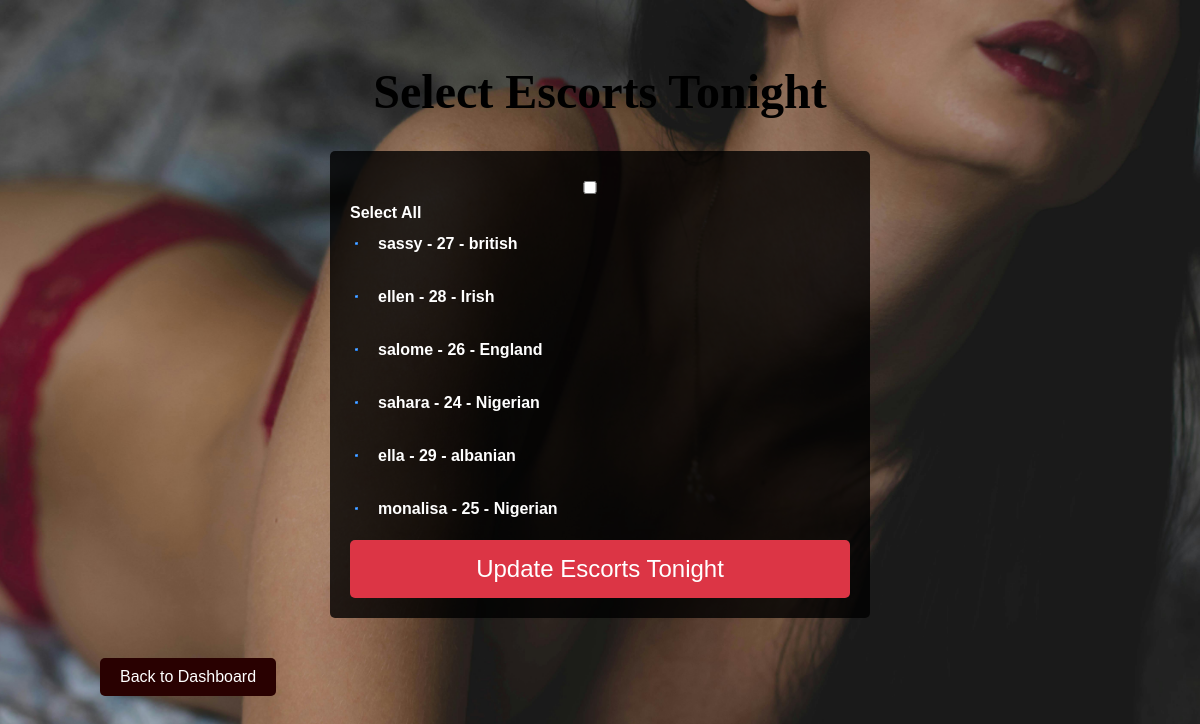
Screenshot of /select_escorts_tonight (signed in) with the database file from the repository.
### app/models.py (models this page shows, shortened)
class Profile(db.Model):
    id = db.Column(db.Integer, primary_key=True)
    name = db.Column(db.String(100), nullable=False)
    age = db.Column(db.Integer, nullable=False)
    nationality = db.Column(db.String(50), nullable=False)
    height = db.Column(db.String(10), nullable=False)
    stats = db.Column(db.String(10), nullable=False)
    dress_size = db.Column(db.String(10), nullable=False)
    hair_color = db.Column(db.String(20), nullable=False)
    eye_color = db.Column(db.String(20), nullable=False)
    service_level = db.Column(db.String(20), nullable=False)
    languages = db.Column(db.String(100), nullable=False)
    bisexual = db.Column(db.Boolean, default=False)
    incall_location = db.Column(db.String(100), nullable=True)
    outcall_location = db.Column(db.String(100), nullable=True)
    description = db.Column(db.Text, nullable=False)
    profile_picture = db.Column(db.String(20), nullable=False, default='default.jpg')
    owner_id = db.Column(db.Integer, db.ForeignKey('user.id'), nullable=False)
    owner = db.relationship('User', backref=db.backref('profiles', lazy=True))
    tonight = db.Column(db.Boolean, default=False)  # Indicates if profile is featured in "Escorts Tonight"

### app/routes.py (the view, shortened to what this page needs)
@app.route('/select_escorts_tonight', methods=['GET', 'POST'])
@login_required
def select_escorts_tonight():
    if not current_user.is_admin:
        flash('You do not have permission to perform this action', 'danger')
        return redirect(url_for('index'))
    profiles = Profile.query.all()
    return render_template('select_escorts_tonight.html', profiles=profiles)

### app/__init__.py (called while the page is built)
@login_manager.user_loader
def load_user(user_id):
    return User.query.get(int(user_id))

### app/templates/select_escorts_tonight.html (shortened to what this page needs)
<!DOCTYPE html>
<html lang="en">
<head>
    <link rel="stylesheet" href="{{ url_for('static', filename='css/style.css') }}">
</head>
<body>
    <div class="container">
        <h1>Select Escorts Tonight</h1>
        <form method="POST" action="{{ url_for('select_escorts_tonight') }}">
            <div>
                <label><input type="checkbox" id="select-all"> Select All</label>
            </div>
            <ul class="profile-list">
                {% for profile in profiles %}
                <li class="profile-item">
                    <label>
                        <input type="checkbox" name="profiles" value="{{ profile.id }}" {% if profile.tonight
                            %}checked{% endif %}>
                        <span>{{ profile.name }} - {{ profile.age }} - {{ profile.nationality }}</span>
                    </label>
                </li>
                {% endfor %}
            </ul>
            <button type="submit" class="admin-btn delete-profiles-btn">Update Escorts Tonight</button>
        </form>
        <a href="{{ url_for('admin_dashboard') }}" class="back-btn">Back to Dashboard</a>
    </div>
</body>
</html>

### app/static/css/style.css (style rules this page uses)
body { font-family: Arial, sans-serif; margin: 0; padding: 0; background: url('../images/header3.jpg') no-repeat center center fixed; background-size: cover; color: #ffffff; }
.container { padding: 2rem; max-width: 1000px; margin: 0 auto; color: white; }
h1 { font-family: 'Great Vibes', cursive; font-size: 3rem; text-align: center; color: #000000; }
form { background: rgba(0, 0, 0, 0.8); padding: 20px; border-radius: 5px; width: 90%; max-width: 500px; margin: 20px auto; }
form input, form select, form textarea { width: calc(100% - 20px); margin: 10px 0; padding: 10px; border: none; border-radius: 3px; background-color: #f8f9fa; }
form button { padding: 10px; background-color: #ff0000; color: white; border: none; border-radius: 3px; cursor: pointer; width: 100%; }
form label { font-weight: bold; margin-top: 10px; }
.admin-btn { padding: 15px; border: none; border-radius: 5px; text-decoration: none; font-size: 1.5rem; color: white; cursor: pointer; display: block; transition: background-color 0.3s ease, transform 0.3s ease; }
.delete-profiles-btn { background-color: #dc3545; }

### app/templates/select_escorts_tonight.html (style rules this page uses)
.profile-list { list-style: none; padding: 0; margin: 0; }
.profile-item { display: grid; grid-template-columns: auto 1fr; align-items: center; margin-bottom: 10px; padding: 5px; }
.profile-item label { display: contents; }
.profile-item label input[type="checkbox"] { margin-right: 10px; justify-self: start; }
.profile-item label span { font-weight: bold; line-height: 1.5; text-align: left; }
.back-btn { display: inline-block; margin-top: 20px; padding: 10px 20px; background-color: #290101; color: white; text-decoration: none; border-radius: 5px; }

### rows the page displays
Profile: tonight "☑", name "sassy", age "27", nationality "british"
Profile: tonight "☑", name "ellen", age "28", nationality "Irish"
Profile: tonight "☑", name "salome", age "26", nationality "England"
Profile: tonight "☑", name "sahara", age "24", nationality "Nigerian"
Profile: tonight "☑", name "ella", age "29", nationality "albanian"
Profile: tonight "☑", name "monalisa", age "25", nationality "Nigerian"
